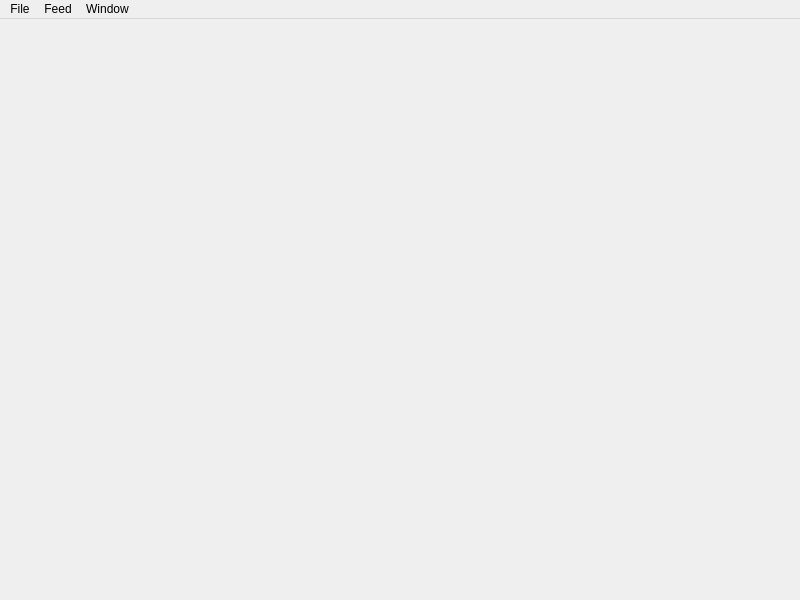
<?xml version="1.0" encoding="UTF-8"?>
<ui version="4.0">
 <class>MainWindow</class>
 <widget class="QMainWindow" name="MainWindow">
  <property name="geometry">
   <rect>
    <x>0</x>
    <y>0</y>
    <width>800</width>
    <height>600</height>
   </rect>
  </property>
  <property name="windowTitle">
   <string>MainWindow</string>
  </property>
  <widget class="QWidget" name="centralWidget"/>
  <widget class="QMenuBar" name="menuBar">
   <property name="geometry">
    <rect>
     <x>0</x>
     <y>0</y>
     <width>800</width>
     <height>21</height>
    </rect>
   </property>
   <widget class="QMenu" name="menuFeed">
    <property name="title">
     <string>Feed</string>
    </property>
    <addaction name="actionAdd"/>
    <addaction name="actionUpdate"/>
    <addaction name="actionDelete"/>
    <addaction name="separator"/>
    <addaction name="actionShow_all_feeds"/>
    <addaction name="actionShow_only_unread_feeds"/>
   </widget>
   <widget class="QMenu" name="menuFile">
    <property name="title">
     <string>File</string>
    </property>
    <addaction name="actionExit"/>
   </widget>
   <widget class="QMenu" name="menuWindow">
    <property name="title">
     <string>Window</string>
    </property>
    <addaction name="actionFull_screen"/>
   </widget>
   <addaction name="menuFile"/>
   <addaction name="menuFeed"/>
   <addaction name="menuWindow"/>
  </widget>
  <action name="actionAdd">
   <property name="text">
    <string>Add</string>
   </property>
   <property name="shortcut">
    <string>F3</string>
   </property>
  </action>
  <action name="actionExit">
   <property name="text">
    <string>Exit</string>
   </property>
   <property name="shortcut">
    <string>Ctrl+Q</string>
   </property>
  </action>
  <action name="actionUpdate">
   <property name="text">
    <string>Update</string>
   </property>
   <property name="shortcut">
    <string>F5</string>
   </property>
  </action>
  <action name="actionDelete">
   <property name="text">
    <string>Delete</string>
   </property>
   <property name="shortcut">
    <string>Del</string>
   </property>
  </action>
  <action name="actionShow_all_feeds">
   <property name="text">
    <string>Show all feeds</string>
   </property>
   <property name="shortcut">
    <string>Ctrl+A</string>
   </property>
  </action>
  <action name="actionShow_only_unread_feeds">
   <property name="text">
    <string>Show only unread feeds</string>
   </property>
   <property name="shortcut">
    <string>Ctrl+U</string>
   </property>
  </action>
  <action name="actionFull_screen">
   <property name="text">
    <string>Full screen</string>
   </property>
   <property name="shortcut">
    <string>F11</string>
   </property>
  </action>
 </widget>
 <layoutdefault spacing="6" margin="11"/>
 <resources/>
 <connections/>
</ui>
